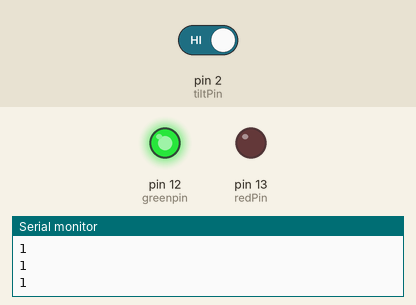
Bench run of a sketch on a simulated Arduino Uno, built with avr-gcc and run on an emulated ATmega328P. Shown: output pins drawn as LEDs (lit = HIGH), the last lines printed to the serial monitor. Inputs (shaded band) come from the test bench; at power-on: pin 2 (tiltPin) HIGH.

Above: at 1.2 s.
1.3 s: pin 2 (tiltPin) driven LOW
At 2.4 s:
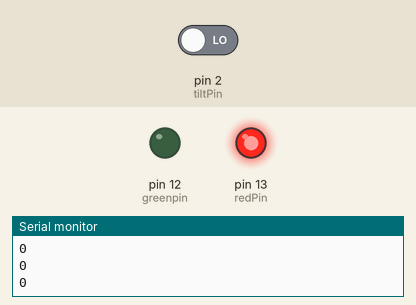
2.8 s: pin 2 (tiltPin) driven HIGH
At 3.6 s:
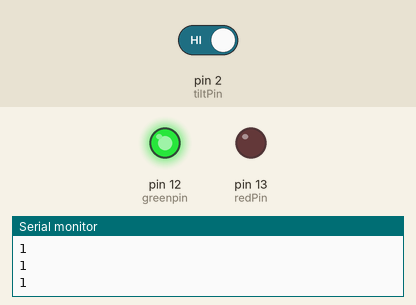
Timing chart, 0 to 5.8 s (numbered marks = the images above; inputs shaded):
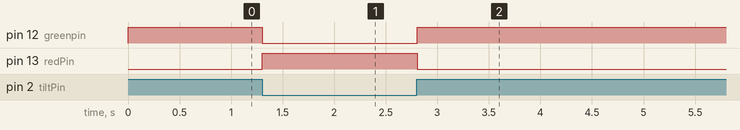

Measured:
- after the input at 1.3 s, pin 12 (greenpin): HIGH → LOW at once; pin 13 (redPin): LOW → HIGH at once
- after the input at 2.8 s, pin 12 (greenpin): LOW → HIGH at once; pin 13 (redPin): HIGH → LOW at once

The sketch:

tiltsensor.ino
```cpp
int tiltPin = 2;
int redPin = 13;
int greenpin=12;

int tiltValue;

void setup() {
  pinMode(tiltPin, INPUT_PULLUP);
  pinMode(redPin, OUTPUT);
  pinMode(greenpin,OUTPUT);
  Serial.begin(9600);
}

void loop() {

  tiltValue = digitalRead(tiltPin);
  Serial.println(tiltValue);

  if (tiltValue == LOW) {
    digitalWrite(redPin, HIGH);
    digitalWrite(greenpin, LOW);
  }

  else {
    digitalWrite(redPin, LOW);
     digitalWrite(greenpin, HIGH);
  }

  delay(100);
}
```
